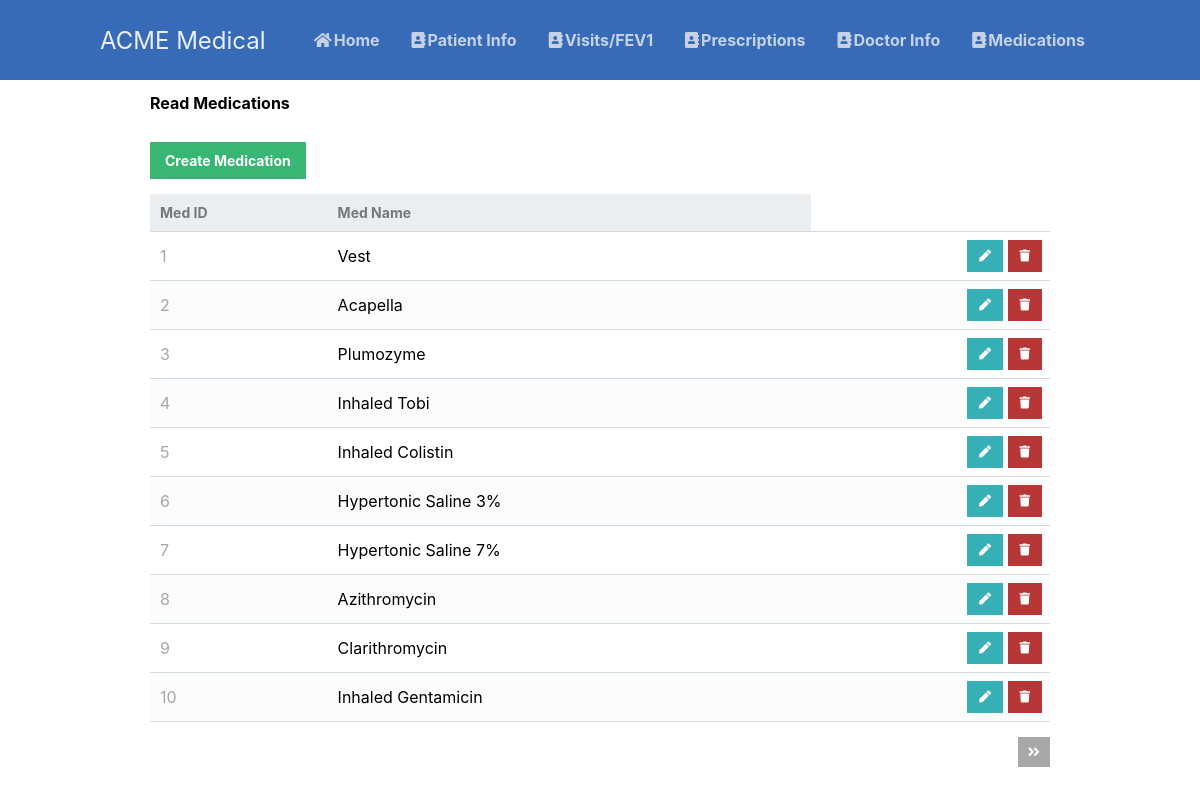
Page /scripts/medication_table/medicationRead.php on the committed database.
### tables this page shows
CREATE TABLE medications
(med_id INT AUTO_INCREMENT NOT NULL,
med_name VARCHAR(50) NOT NULL,
PRIMARY KEY (med_id));

### scripts/medication_table/medicationRead.php (the view, shortened to what this page needs)
<?php
@include_once (APP_ROOT.APP_FOLDER_NAME . '/scripts/functions.php');
$pdo = pdo_connect_mysql();
$page = isset($_GET['page']) && is_numeric($_GET['page']) ? (int)$_GET['page'] : 1;
$records_per_page = 10;
$stmt = $pdo->prepare('SELECT * FROM medications ORDER BY med_id LIMIT :current_page, :record_per_page');
$stmt->bindValue(':current_page', ($page-1)*$records_per_page, PDO::PARAM_INT);
$stmt->bindValue(':record_per_page', $records_per_page, PDO::PARAM_INT);
$stmt->execute();
$medication = $stmt->fetchAll(PDO::FETCH_ASSOC);
$num_medication = $pdo->query('SELECT COUNT(*) FROM medications')->fetchColumn();
?>
<?=template_header('Read')?>
<div class="content read">
	<h2>Read Medications</h2>
	<a href="medicationCreate.php" class="create-contact">Create Medication</a>
	<table>
        <thead>
            <tr>
                <td>Med ID</td>
                <td>Med Name</td>
            </tr>
        </thead>
        <tbody>
            <?php foreach ($medication as $medication): ?>
            <tr>
                <td><?=$medication['med_id']?></td>
                <td><?=$medication['med_name']?></td>
                <td class="actions">
                    <a href="medicationUpdate.php?med_id=<?=$medication['med_id']?>" class="edit"><i class="fas fa-pen fa-xs"></i></a>
                    <a href="medicationDelete.php?med_id=<?=$medication['med_id']?>" class="trash"><i class="fas fa-trash fa-xs"></i></a>
                </td>
            </tr>
            <?php endforeach; ?>
        </tbody>
    </table>
	<div class="pagination">
		<?php if ($page*$records_per_page < $num_medication): ?>
		<a href="medicationRead.php?page=<?=$page+1?>"><i class="fas fa-angle-double-right fa-sm"></i></a>
		<?php endif; ?>
	</div>
</div>
<?=template_footer()?>

### styles/style.css (style rules this page uses)
* { box-sizing: border-box; font-family: -apple-system, BlinkMacSystemFont, "segoe ui", roboto, oxygen, ubuntu, cantarell, "fira sans", "droid sans", "helvetica neue", Arial, sans-serif; font-size: 16px; -webkit-font-smoothing: antialiased; -moz-osx-font-smoothing: grayscale; }
body { background-color: #FFFFFF; margin: 0; }
.content { width: 75%; margin: 0 auto; }
.read .create-contact { display: inline-block; text-decoration: none; background-color: #38b673; font-weight: bold; font-size: 14px; color: #FFFFFF; padding: 10px 15px; margin: 15px 0; }
.read .pagination { display: flex; justify-content: flex-end; }
.read .pagination a { display: inline-block; text-decoration: none; background-color: #a5a7a9; font-weight: bold; color: #FFFFFF; padding: 5px 10px; margin: 15px 0 15px 5px; }
.read table { width: 100%; padding-top: 30px; border-collapse: collapse; }
.read table thead { background-color: #ebeef1; border-bottom: 1px solid #d3dae0; }
.read table thead td { padding: 10px; font-weight: bold; color: #767779; font-size: 14px; }
.read table tbody tr { border-bottom: 1px solid #d3dae0; }
.read table tbody tr:nth-child(even) { background-color: #fbfcfc; }
.read table tbody tr td { padding: 10px; }
.read table tbody tr td:nth-child(1) { color: #a5a7a9; }
.read table tbody tr td.actions { padding: 8px; text-align: right; }
.read table tbody tr td.actions .edit, .read table tbody tr td.actions .trash { display: inline-flex; text-align: right; text-decoration: none; color: #FFFFFF; padding: 10px 12px; }
.read table tbody tr td.actions .trash { background-color: #b73737; }
.read table tbody tr td.actions .edit { background-color: #37afb7; }

### rows in the picture
medications: med_id "1", med_name "Vest"
medications: med_id "2", med_name "Acapella"
medications: med_id "3", med_name "Plumozyme"
medications: med_id "4", med_name "Inhaled Tobi"
medications: med_id "5", med_name "Inhaled Colistin"
medications: med_id "6", med_name "Hypertonic Saline 3%"
medications: med_id "7", med_name "Hypertonic Saline 7%"
medications: med_id "8", med_name "Azithromycin"
medications: med_id "9", med_name "Clarithromycin"
medications: med_id "10", med_name "Inhaled Gentamicin"
